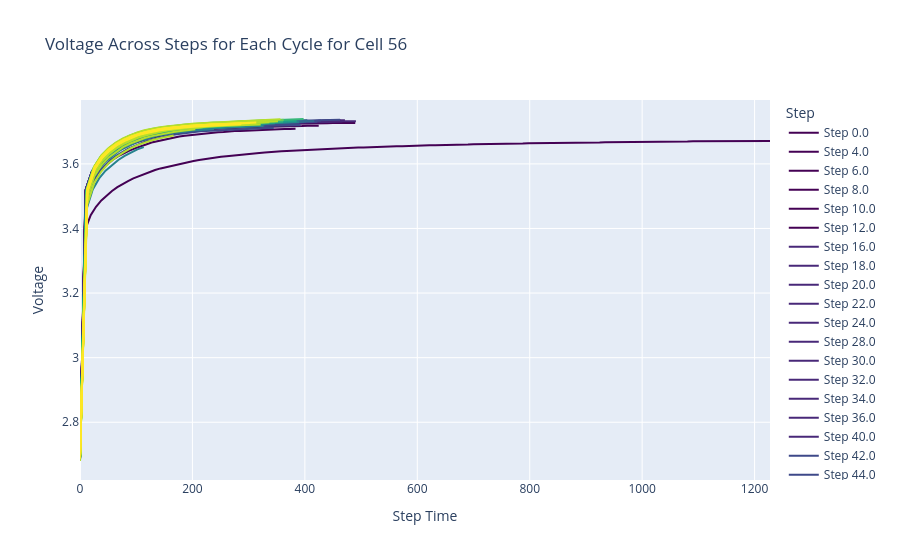

Here is the notebook cell this chart was saved with:
### Code cell
# Cell 56
# Normalize the step to a range from 0 to 1 for color selection
steps = nasa[nasa['Cell'] == 56]['Step'].unique()
max_step = max(steps)

# Create a figure
fig = go.Figure()

# Add a line trace for each unique step
for step in steps:
    step_data = nasa[(nasa['Cell'] == 56) & (nasa['Step'] == step)]
    
    # Select a color from the Viridis color scale based on the normalized step value
    color = px.colors.sequential.Viridis[round((step / max_step) * (len(px.colors.sequential.Viridis) - 1))]
    
    fig.add_trace(
        go.Scatter(
            x=step_data['Step_Time'],
            y=step_data['Voltage'],
            mode='lines',
            name=f'Step {step}',
            line=dict(color=color),
            hoverinfo="text+name",
        )
    )

# Customize layout
fig.update_layout(
    title="Voltage Across Steps for Each Cycle for Cell 56",
    xaxis_title="Step Time",
    yaxis_title="Voltage",
    legend_title="Step"
)

# Show the plot
fig.show()
